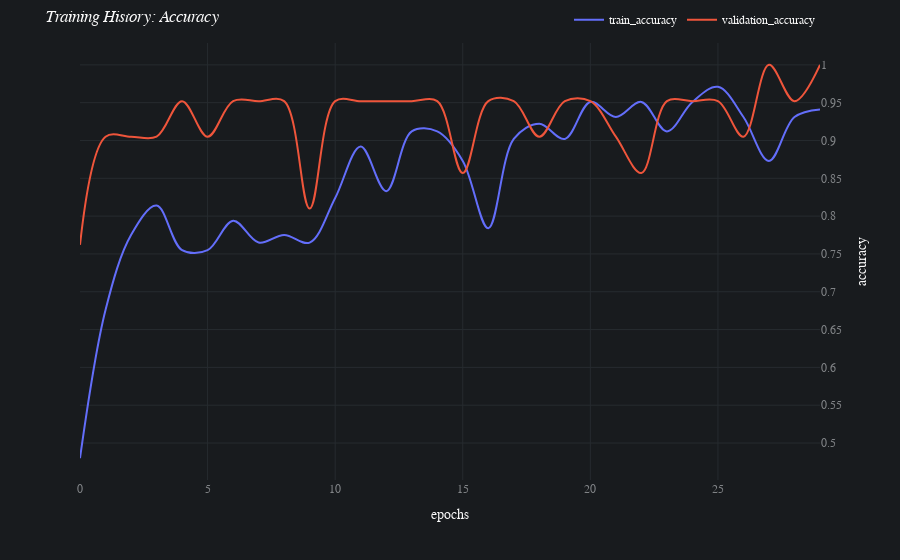
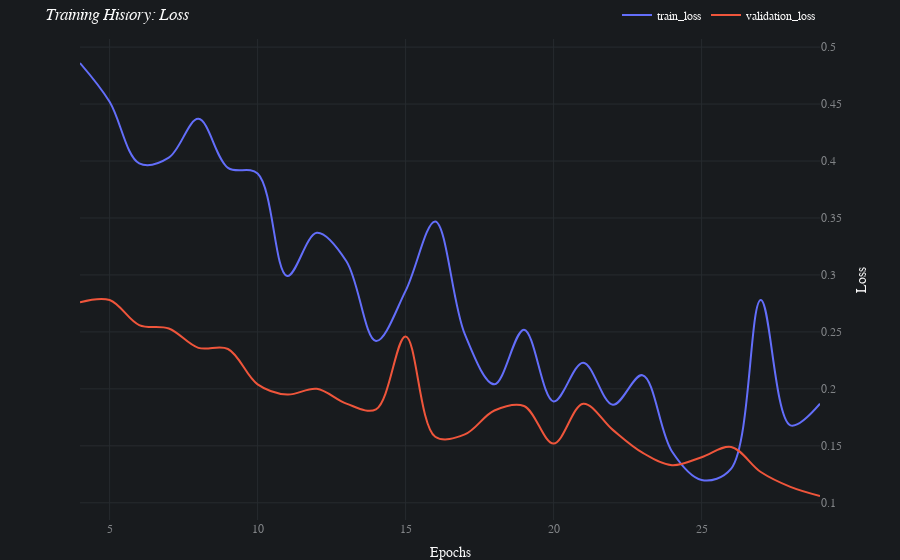

Here is the notebook cell these charts were saved with, in order:
### Markdown cell above
Loss values in the first few epochs can often be extremely high before they plummet and become more gradual. This really stretches out the graph and makes it hard to see if the evaluation set is diverging or not. The `loss_skip_15pct:bool` parameter skips displaying the first 15% of epochs so that figure is more useful.

### Code cell
batch_multiclass.jobs[0].results[0].plot_learning_curve(loss_skip_15pct=True)

### Figure 1 — Plotly figure (JSON) as saved in the notebook; plotly's stock layout.template omitted (floating-point values rounded to 4 significant figures)
{"data": [{"hovertemplate": "variable=train_accuracy<br>index=%{x}<br>value=%{y}<extra></extra>", "legendgroup": "train_accuracy", "line": {"color": "#636efa", "dash": "solid", "shape": "spline"}, "mode": "lines", "name": "train_accuracy", "orientation": "v", "showlegend": true, "type": "scatter", "x": [0, 1, 2, 3, 4, 5, 6, 7, 8, 9, 10, 11, 12, 13, 14, 15, 16, 17, 18, 19, 20, 21, 22, 23, 24, 25, 26, 27, 28, 29], "xaxis": "x", "y": [0.48, 0.676, 0.775, 0.814, 0.755, 0.755, 0.794, 0.765, 0.775, 0.765, 0.824, 0.892, 0.833, 0.912, 0.912, 0.873, 0.784, 0.902, 0.922, 0.902, 0.951, 0.931, 0.951, 0.912, 0.951, 0.971, 0.931, 0.873, 0.931, 0.941], "yaxis": "y"}, {"hovertemplate": "variable=validation_accuracy<br>index=%{x}<br>value=%{y}<extra></extra>", "legendgroup": "validation_accuracy", "line": {"color": "#EF553B", "dash": "solid", "shape": "spline"}, "mode": "lines", "name": "validation_accuracy", "orientation": "v", "showlegend": true, "type": "scatter", "x": [0, 1, 2, 3, 4, 5, 6, 7, 8, 9, 10, 11, 12, 13, 14, 15, 16, 17, 18, 19, 20, 21, 22, 23, 24, 25, 26, 27, 28, 29], "xaxis": "x", "y": [0.762, 0.905, 0.905, 0.905, 0.952, 0.905, 0.952, 0.952, 0.952, 0.81, 0.952, 0.952, 0.952, 0.952, 0.952, 0.857, 0.952, 0.952, 0.905, 0.952, 0.952, 0.905, 0.857, 0.952, 0.952, 0.952, 0.905, 1, 0.952, 1], "yaxis": "y"}], "layout": {"autosize": true, "font": {"color": "#FAFAFA", "family": "Avenir"}, "hoverlabel": {"bgcolor": "#0F0F0F", "font": {"family": "Avenir", "size": 15}}, "legend": {"orientation": "h", "title": {}, "tracegroupgap": 0, "x": 1, "xanchor": "right", "y": 1.02, "yanchor": "bottom"}, "margin": {"t": 5}, "paper_bgcolor": "#181B1E", "plot_bgcolor": "#181B1E", "title": {"text": "<i>Training History: Accuracy</i>"}, "xaxis": {"anchor": "y", "autorange": true, "domain": [0, 1], "gridcolor": "#262B2F", "range": [0, 29], "tickfont": {"color": "#818487"}, "title": {"text": "epochs"}, "type": "linear", "zeroline": false}, "yaxis": {"anchor": "x", "autorange": true, "domain": [0, 1], "dtick": 0.05, "gridcolor": "#262B2F", "range": [0.4511, 1.029], "side": "right", "tick0": 0, "tickfont": {"color": "#818487"}, "tickmode": "linear", "title": {"text": "accuracy"}, "type": "linear", "zeroline": false}}}

### Figure 2 — Plotly figure (JSON) as saved in the notebook; plotly's stock layout.template omitted (floating-point values rounded to 4 significant figures)
{"data": [{"hovertemplate": "variable=train_loss<br>index=%{x}<br>value=%{y}<extra></extra>", "legendgroup": "train_loss", "line": {"color": "#636efa", "dash": "solid", "shape": "spline"}, "mode": "lines", "name": "train_loss", "orientation": "v", "showlegend": true, "type": "scatter", "x": [4, 5, 6, 7, 8, 9, 10, 11, 12, 13, 14, 15, 16, 17, 18, 19, 20, 21, 22, 23, 24, 25, 26, 27, 28, 29], "xaxis": "x", "y": [0.486, 0.452, 0.398, 0.403, 0.437, 0.394, 0.389, 0.299, 0.337, 0.312, 0.242, 0.286, 0.347, 0.248, 0.204, 0.252, 0.189, 0.223, 0.186, 0.212, 0.145, 0.12, 0.13, 0.278, 0.168, 0.187], "yaxis": "y"}, {"hovertemplate": "variable=validation_loss<br>index=%{x}<br>value=%{y}<extra></extra>", "legendgroup": "validation_loss", "line": {"color": "#EF553B", "dash": "solid", "shape": "spline"}, "mode": "lines", "name": "validation_loss", "orientation": "v", "showlegend": true, "type": "scatter", "x": [4, 5, 6, 7, 8, 9, 10, 11, 12, 13, 14, 15, 16, 17, 18, 19, 20, 21, 22, 23, 24, 25, 26, 27, 28, 29], "xaxis": "x", "y": [0.276, 0.278, 0.256, 0.253, 0.236, 0.235, 0.204, 0.195, 0.2, 0.187, 0.182, 0.246, 0.158, 0.16, 0.181, 0.185, 0.152, 0.187, 0.164, 0.144, 0.133, 0.14, 0.149, 0.127, 0.114, 0.106], "yaxis": "y"}], "layout": {"autosize": true, "font": {"color": "#FAFAFA", "family": "Avenir"}, "hoverlabel": {"bgcolor": "#0F0F0F", "font": {"family": "Avenir", "size": 15}}, "legend": {"orientation": "h", "title": {}, "tracegroupgap": 0, "x": 1, "xanchor": "right", "y": 1.02, "yanchor": "bottom"}, "margin": {"b": 0, "t": 5}, "paper_bgcolor": "#181B1E", "plot_bgcolor": "#181B1E", "title": {"text": "<i>Training History: Loss</i>"}, "xaxis": {"anchor": "y", "autorange": true, "domain": [0, 1], "gridcolor": "#262B2F", "range": [4, 29], "tickfont": {"color": "#818487"}, "title": {"text": "Epochs"}, "type": "linear", "zeroline": false}, "yaxis": {"anchor": "x", "autorange": true, "domain": [0, 1], "gridcolor": "#262B2F", "nticks": 9, "range": [0.08489, 0.5071], "side": "right", "tick0": -1, "tickfont": {"color": "#818487"}, "tickmode": "auto", "title": {"text": "Loss"}, "type": "linear", "zeroline": false}}}
